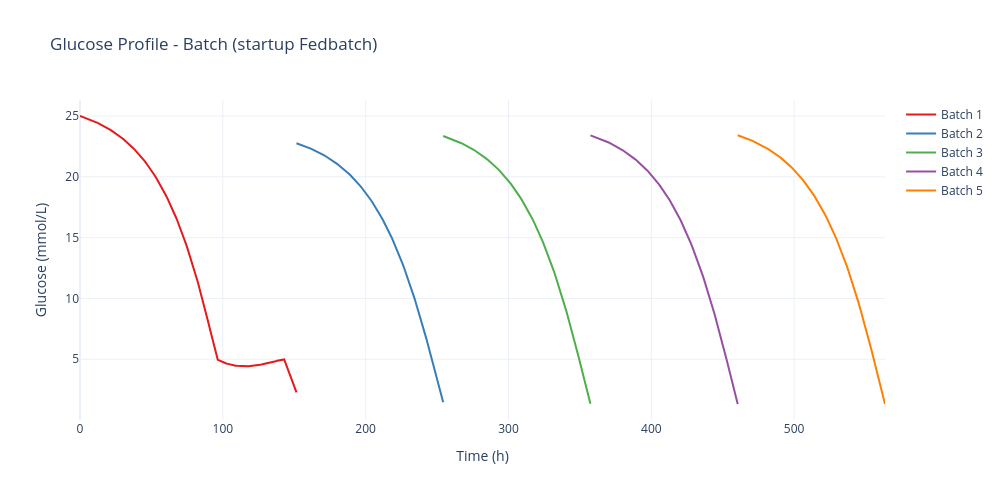

Notebook code cell kept with this figure:
### Code cell
fig_list = sim.data.plot_profiles()
glucose_profile = fig_list[1]
glucose_profile.show()

### Figure 1 — Plotly figure (JSON) as saved in the notebook; plotly's stock layout.template omitted (floating-point values rounded to 4 significant figures; data arrays with more than 128 entries replaced by an {"elided": "..."} marker saying what was removed)
{"data": [{"hovertemplate": "Time: %{x:.1f} h<br>Glucose (mmol/L): %{y:.2f}<extra></extra>", "line": {"color": "rgb(228,26,28)", "width": 2}, "mode": "lines", "name": "Batch 1", "type": "scatter", "x": {"elided": "287 float values"}, "y": {"elided": "287 float values"}}, {"hovertemplate": "Time: %{x:.1f} h<br>Glucose (mmol/L): %{y:.2f}<extra></extra>", "line": {"color": "rgb(55,126,184)", "width": 2}, "mode": "lines", "name": "Batch 2", "type": "scatter", "x": {"elided": "182 float values"}, "y": {"elided": "182 float values"}}, {"hovertemplate": "Time: %{x:.1f} h<br>Glucose (mmol/L): %{y:.2f}<extra></extra>", "line": {"color": "rgb(77,175,74)", "width": 2}, "mode": "lines", "name": "Batch 3", "type": "scatter", "x": {"elided": "192 float values"}, "y": {"elided": "192 float values"}}, {"hovertemplate": "Time: %{x:.1f} h<br>Glucose (mmol/L): %{y:.2f}<extra></extra>", "line": {"color": "rgb(152,78,163)", "width": 2}, "mode": "lines", "name": "Batch 4", "type": "scatter", "x": {"elided": "186 float values"}, "y": {"elided": "186 float values"}}, {"hovertemplate": "Time: %{x:.1f} h<br>Glucose (mmol/L): %{y:.2f}<extra></extra>", "line": {"color": "rgb(255,127,0)", "width": 2}, "mode": "lines", "name": "Batch 5", "type": "scatter", "x": {"elided": "185 float values"}, "y": {"elided": "185 float values"}}], "layout": {"font": {"size": 12}, "height": 500, "hovermode": "x unified", "title": {"text": "Glucose Profile - Batch (startup Fedbatch)"}, "width": 1000, "xaxis": {"title": {"text": "Time (h)"}}, "yaxis": {"title": {"text": "Glucose (mmol/L)"}}}}
